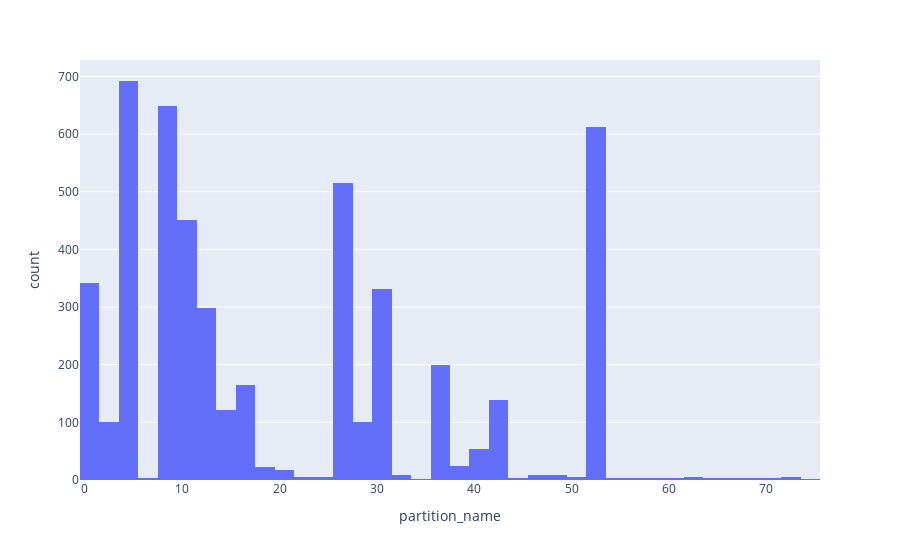

This figure's notebook cell:
### Code cell
fig = px.histogram(partition_df, x='partition_name')
fig.show()

### Figure 1 — Plotly figure (JSON) as saved in the notebook; plotly's stock layout.template omitted (floating-point values rounded to 4 significant figures; data arrays with more than 128 entries replaced by an {"elided": "..."} marker saying what was removed)
{"data": [{"alignmentgroup": "True", "bingroup": "x", "hoverlabel": {"namelength": 0}, "hovertemplate": "partition_name=%{x}<br>count=%{y}", "legendgroup": "", "marker": {"color": "#636efa"}, "name": "", "offsetgroup": "", "orientation": "v", "showlegend": false, "type": "histogram", "x": {"elided": "4921 int values"}, "xaxis": "x", "yaxis": "y"}], "layout": {"barmode": "relative", "legend": {"tracegroupgap": 0}, "margin": {"t": 60}, "xaxis": {"anchor": "y", "domain": [0, 1], "title": {"text": "partition_name"}}, "yaxis": {"anchor": "x", "domain": [0, 1], "title": {"text": "count"}}}}
